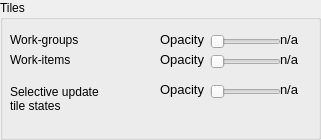
         <widget class="QGroupBox" name="groupBox_5">
          <property name="minimumSize">
           <size>
            <width>321</width>
            <height>140</height>
           </size>
          </property>
          <property name="maximumSize">
           <size>
            <width>321</width>
            <height>140</height>
           </size>
          </property>
          <property name="title">
           <string>Tiles</string>
          </property>
          <widget class="QLabel" name="workGroupsAlphaLabelValue">
           <property name="geometry">
            <rect>
             <x>280</x>
             <y>30</y>
             <width>40</width>
             <height>19</height>
            </rect>
           </property>
           <property name="minimumSize">
            <size>
             <width>40</width>
             <height>0</height>
            </size>
           </property>
           <property name="maximumSize">
            <size>
             <width>60</width>
             <height>16777215</height>
            </size>
           </property>
           <property name="text">
            <string>&lt;!DOCTYPE HTML PUBLIC &quot;-//W3C//DTD HTML 4.0//EN&quot; &quot;http://www.w3.org/TR/REC-html40/strict.dtd&quot;&gt;
&lt;html&gt;&lt;head&gt;&lt;meta name=&quot;qrichtext&quot; content=&quot;1&quot; /&gt;&lt;style type=&quot;text/css&quot;&gt;
p, li { white-space: pre-wrap; }
&lt;/style&gt;&lt;/head&gt;&lt;body style=&quot; font-family:'Sans'; font-size:12pt; font-weight:400; font-style:normal;&quot;&gt;
&lt;table border=&quot;0&quot; style=&quot;-qt-table-type: root; margin-top:4px; margin-bottom:4px; margin-left:4px; margin-right:4px;&quot;&gt;
&lt;tr&gt;
&lt;td style=&quot;border: none;&quot;&gt;
&lt;p style=&quot; margin-top:0px; margin-bottom:0px; margin-left:0px; margin-right:0px; -qt-block-indent:0; text-indent:0px;&quot;&gt;&lt;span style=&quot; font-size:10pt;&quot;&gt;n/a&lt;/span&gt;&lt;/p&gt;&lt;/td&gt;&lt;/tr&gt;&lt;/table&gt;&lt;/body&gt;&lt;/html&gt;</string>
           </property>
           <property name="alignment">
            <set>Qt::AlignRight|Qt::AlignTrailing|Qt::AlignVCenter</set>
           </property>
          </widget>
          <widget class="QLabel" name="workItemsAlphaLabelValue">
           <property name="geometry">
            <rect>
             <x>280</x>
             <y>50</y>
             <width>40</width>
             <height>19</height>
            </rect>
           </property>
           <property name="minimumSize">
            <size>
             <width>40</width>
             <height>0</height>
            </size>
           </property>
           <property name="maximumSize">
            <size>
             <width>60</width>
             <height>16777215</height>
            </size>
           </property>
           <property name="text">
            <string>&lt;!DOCTYPE HTML PUBLIC &quot;-//W3C//DTD HTML 4.0//EN&quot; &quot;http://www.w3.org/TR/REC-html40/strict.dtd&quot;&gt;
&lt;html&gt;&lt;head&gt;&lt;meta name=&quot;qrichtext&quot; content=&quot;1&quot; /&gt;&lt;style type=&quot;text/css&quot;&gt;
p, li { white-space: pre-wrap; }
&lt;/style&gt;&lt;/head&gt;&lt;body style=&quot; font-family:'Sans'; font-size:12pt; font-weight:400; font-style:normal;&quot;&gt;
&lt;table style=&quot;-qt-table-type: root; margin-top:4px; margin-bottom:4px; margin-left:4px; margin-right:4px;&quot;&gt;
&lt;tr&gt;
&lt;td style=&quot;border: none;&quot;&gt;
&lt;p style=&quot; margin-top:0px; margin-bottom:0px; margin-left:0px; margin-right:0px; -qt-block-indent:0; text-indent:0px;&quot;&gt;&lt;span style=&quot; font-size:10pt;&quot;&gt;n/a&lt;/span&gt;&lt;/p&gt;&lt;/td&gt;&lt;/tr&gt;&lt;/table&gt;&lt;/body&gt;&lt;/html&gt;</string>
           </property>
           <property name="alignment">
            <set>Qt::AlignRight|Qt::AlignTrailing|Qt::AlignVCenter</set>
           </property>
          </widget>
          <widget class="QSlider" name="workItemsAlphaSlider">
           <property name="geometry">
            <rect>
             <x>210</x>
             <y>50</y>
             <width>71</width>
             <height>24</height>
            </rect>
           </property>
           <property name="toolTip">
            <string>Opacity of work-item overlay.</string>
           </property>
           <property name="statusTip">
            <string>Opacity of work-item overlay.</string>
           </property>
           <property name="minimum">
            <number>0</number>
           </property>
           <property name="maximum">
            <number>100</number>
           </property>
           <property name="value">
            <number>0</number>
           </property>
           <property name="orientation">
            <enum>Qt::Horizontal</enum>
           </property>
          </widget>
          <widget class="QLabel" name="workItemsAlphaLabelName">
           <property name="geometry">
            <rect>
             <x>160</x>
             <y>50</y>
             <width>61</width>
             <height>19</height>
            </rect>
           </property>
           <property name="text">
            <string>&lt;!DOCTYPE HTML PUBLIC &quot;-//W3C//DTD HTML 4.0//EN&quot; &quot;http://www.w3.org/TR/REC-html40/strict.dtd&quot;&gt;
&lt;html&gt;&lt;head&gt;&lt;meta name=&quot;qrichtext&quot; content=&quot;1&quot; /&gt;&lt;style type=&quot;text/css&quot;&gt;
p, li { white-space: pre-wrap; }
&lt;/style&gt;&lt;/head&gt;&lt;body style=&quot; font-family:'Sans'; font-size:12pt; font-weight:400; font-style:normal;&quot;&gt;
&lt;table style=&quot;-qt-table-type: root; margin-top:4px; margin-bottom:4px; margin-left:4px; margin-right:4px;&quot;&gt;
&lt;tr&gt;
&lt;td style=&quot;border: none;&quot;&gt;
&lt;p style=&quot; margin-top:0px; margin-bottom:0px; margin-left:0px; margin-right:0px; -qt-block-indent:0; text-indent:0px;&quot;&gt;&lt;span style=&quot; font-size:10pt;&quot;&gt;Opacity&lt;/span&gt;&lt;/p&gt;&lt;/td&gt;&lt;/tr&gt;&lt;/table&gt;&lt;/body&gt;&lt;/html&gt;</string>
           </property>
          </widget>
          <widget class="QSlider" name="workGroupsAlphaSlider">
           <property name="geometry">
            <rect>
             <x>210</x>
             <y>30</y>
             <width>71</width>
             <height>24</height>
            </rect>
           </property>
           <property name="toolTip">
            <string>Opacity of work-group overlay.</string>
           </property>
           <property name="statusTip">
            <string>Opacity of work-group overlay.</string>
           </property>
           <property name="minimum">
            <number>0</number>
           </property>
           <property name="maximum">
            <number>100</number>
           </property>
           <property name="value">
            <number>0</number>
           </property>
           <property name="orientation">
            <enum>Qt::Horizontal</enum>
           </property>
          </widget>
          <widget class="QLabel" name="workGroupsAlphaLabelName">
           <property name="geometry">
            <rect>
             <x>160</x>
             <y>30</y>
             <width>61</width>
             <height>19</height>
            </rect>
           </property>
           <property name="text">
            <string>&lt;!DOCTYPE HTML PUBLIC &quot;-//W3C//DTD HTML 4.0//EN&quot; &quot;http://www.w3.org/TR/REC-html40/strict.dtd&quot;&gt;
&lt;html&gt;&lt;head&gt;&lt;meta name=&quot;qrichtext&quot; content=&quot;1&quot; /&gt;&lt;style type=&quot;text/css&quot;&gt;
p, li { white-space: pre-wrap; }
&lt;/style&gt;&lt;/head&gt;&lt;body style=&quot; font-family:'Sans'; font-size:12pt; font-weight:400; font-style:normal;&quot;&gt;
&lt;table style=&quot;-qt-table-type: root; margin-top:4px; margin-bottom:4px; margin-left:4px; margin-right:4px;&quot;&gt;
&lt;tr&gt;
&lt;td style=&quot;border: none;&quot;&gt;
&lt;p style=&quot; margin-top:0px; margin-bottom:0px; margin-left:0px; margin-right:0px; -qt-block-indent:0; text-indent:0px;&quot;&gt;&lt;span style=&quot; font-size:10pt;&quot;&gt;Opacity&lt;/span&gt;&lt;/p&gt;&lt;/td&gt;&lt;/tr&gt;&lt;/table&gt;&lt;/body&gt;&lt;/html&gt;</string>
           </property>
          </widget>
          <widget class="QSlider" name="groupStatesAlphaSlider">
           <property name="geometry">
            <rect>
             <x>210</x>
             <y>80</y>
             <width>71</width>
             <height>24</height>
            </rect>
           </property>
           <property name="toolTip">
            <string>Opacity of selective update tile states overlay.</string>
           </property>
           <property name="statusTip">
            <string>Opacity of selective update tile states overlay.</string>
           </property>
           <property name="minimum">
            <number>0</number>
           </property>
           <property name="maximum">
            <number>100</number>
           </property>
           <property name="value">
            <number>0</number>
           </property>
           <property name="orientation">
            <enum>Qt::Horizontal</enum>
           </property>
          </widget>
          <widget class="QLabel" name="groupStatesAlphaLabelValue">
           <property name="geometry">
            <rect>
             <x>280</x>
             <y>80</y>
             <width>40</width>
             <height>19</height>
            </rect>
           </property>
           <property name="minimumSize">
            <size>
             <width>40</width>
             <height>0</height>
            </size>
           </property>
           <property name="maximumSize">
            <size>
             <width>60</width>
             <height>16777215</height>
            </size>
           </property>
           <property name="text">
            <string>&lt;!DOCTYPE HTML PUBLIC &quot;-//W3C//DTD HTML 4.0//EN&quot; &quot;http://www.w3.org/TR/REC-html40/strict.dtd&quot;&gt;
&lt;html&gt;&lt;head&gt;&lt;meta name=&quot;qrichtext&quot; content=&quot;1&quot; /&gt;&lt;style type=&quot;text/css&quot;&gt;
p, li { white-space: pre-wrap; }
&lt;/style&gt;&lt;/head&gt;&lt;body style=&quot; font-family:'Sans'; font-size:12pt; font-weight:400; font-style:normal;&quot;&gt;
&lt;table style=&quot;-qt-table-type: root; margin-top:4px; margin-bottom:4px; margin-left:4px; margin-right:4px;&quot;&gt;
&lt;tr&gt;
&lt;td style=&quot;border: none;&quot;&gt;
&lt;p style=&quot; margin-top:0px; margin-bottom:0px; margin-left:0px; margin-right:0px; -qt-block-indent:0; text-indent:0px;&quot;&gt;&lt;span style=&quot; font-size:10pt;&quot;&gt;n/a&lt;/span&gt;&lt;/p&gt;&lt;/td&gt;&lt;/tr&gt;&lt;/table&gt;&lt;/body&gt;&lt;/html&gt;</string>
           </property>
           <property name="alignment">
            <set>Qt::AlignRight|Qt::AlignTrailing|Qt::AlignVCenter</set>
           </property>
          </widget>
          <widget class="QLabel" name="groupStatesAlphaLabelName">
           <property name="geometry">
            <rect>
             <x>160</x>
             <y>80</y>
             <width>61</width>
             <height>19</height>
            </rect>
           </property>
           <property name="text">
            <string>&lt;!DOCTYPE HTML PUBLIC &quot;-//W3C//DTD HTML 4.0//EN&quot; &quot;http://www.w3.org/TR/REC-html40/strict.dtd&quot;&gt;
&lt;html&gt;&lt;head&gt;&lt;meta name=&quot;qrichtext&quot; content=&quot;1&quot; /&gt;&lt;style type=&quot;text/css&quot;&gt;
p, li { white-space: pre-wrap; }
&lt;/style&gt;&lt;/head&gt;&lt;body style=&quot; font-family:'Sans'; font-size:12pt; font-weight:400; font-style:normal;&quot;&gt;
&lt;table style=&quot;-qt-table-type: root; margin-top:4px; margin-bottom:4px; margin-left:4px; margin-right:4px;&quot;&gt;
&lt;tr&gt;
&lt;td style=&quot;border: none;&quot;&gt;
&lt;p style=&quot; margin-top:0px; margin-bottom:0px; margin-left:0px; margin-right:0px; -qt-block-indent:0; text-indent:0px;&quot;&gt;&lt;span style=&quot; font-size:10pt;&quot;&gt;Opacity&lt;/span&gt;&lt;/p&gt;&lt;/td&gt;&lt;/tr&gt;&lt;/table&gt;&lt;/body&gt;&lt;/html&gt;</string>
           </property>
          </widget>
          <widget class="QLabel" name="label_13">
           <property name="geometry">
            <rect>
             <x>10</x>
             <y>30</y>
             <width>111</width>
             <height>19</height>
            </rect>
           </property>
           <property name="text">
            <string>Work-groups</string>
           </property>
          </widget>
          <widget class="QLabel" name="label_14">
           <property name="geometry">
            <rect>
             <x>10</x>
             <y>50</y>
             <width>101</width>
             <height>19</height>
            </rect>
           </property>
           <property name="text">
            <string>Work-items</string>
           </property>
          </widget>
          <widget class="QLabel" name="labelSelectiveUpdateState">
           <property name="geometry">
            <rect>
             <x>10</x>
             <y>78</y>
             <width>141</width>
             <height>41</height>
            </rect>
           </property>
           <property name="text">
            <string>Selective update
tile states</string>
           </property>
          </widget>
         </widget>
